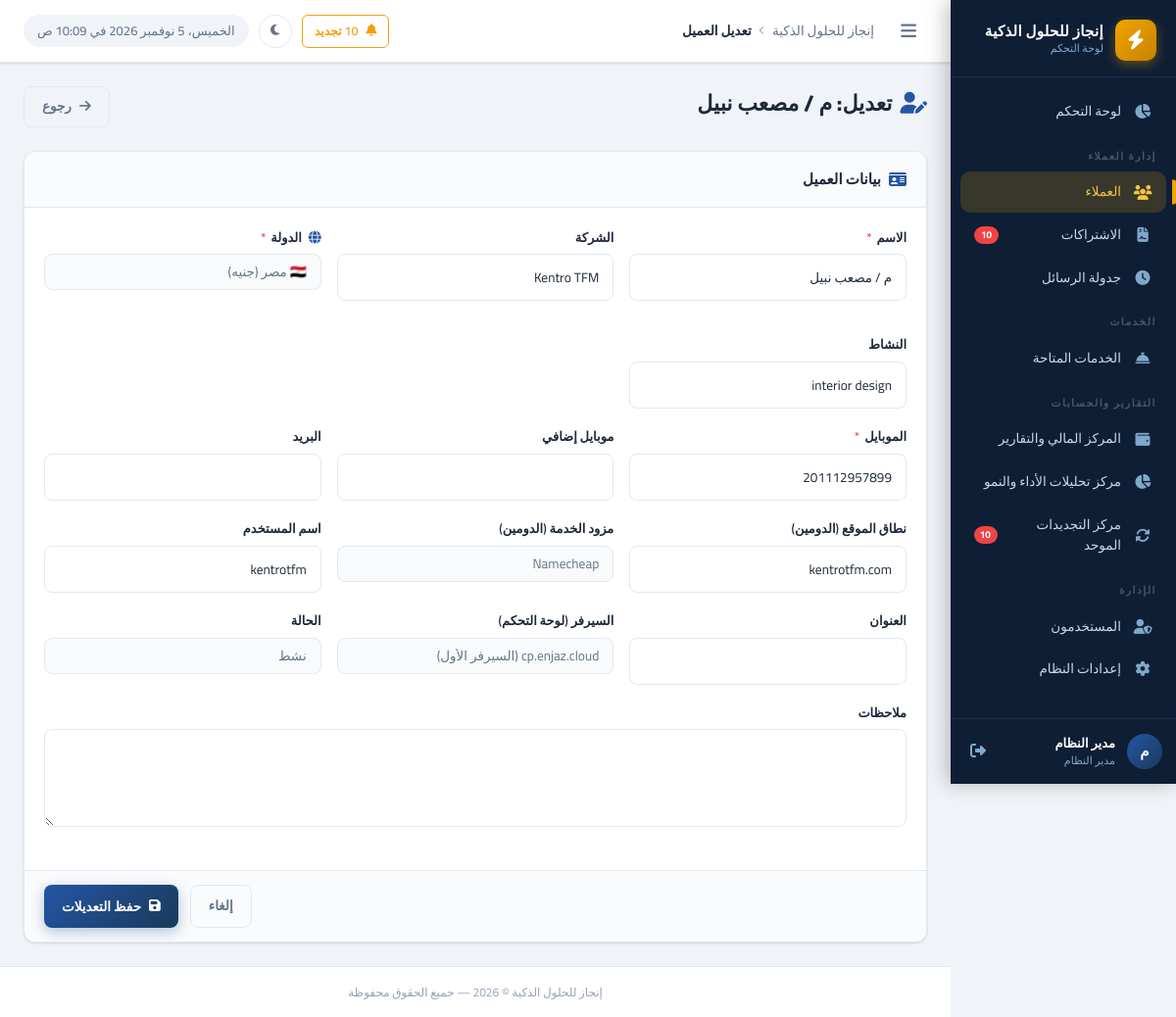
/clients/edit.php?id=2 (signed in), run on the app's committed database.
### tables this page shows
CREATE TABLE `clients` (
  `id` int UNSIGNED NOT NULL,
  `name` varchar(200) NOT NULL COMMENT 'اسم العميل',
  `company_name` varchar(200) DEFAULT NULL COMMENT 'اسم الشركة',
  `mobile` varchar(20) NOT NULL COMMENT 'رقم الموبايل',
  `mobile_2` varchar(20) DEFAULT NULL COMMENT 'رقم موبايل إضافي',
  `activity` varchar(200) DEFAULT NULL COMMENT 'النشاط التجاري',
  `country` varchar(10) NOT NULL DEFAULT 'EG',
  `domain` varchar(255) DEFAULT NULL,
  `domain_provider` varchar(100) DEFAULT NULL,
  `username_note` varchar(200) DEFAULT NULL COMMENT 'اسم المستخدم (للإشارة)',
  `server_panel` varchar(100) NOT NULL DEFAULT 'cp.enjaz.cloud',
  `email` varchar(200) DEFAULT NULL,
  `address` text,
  `notes` text,
  `status` tinyint(1) NOT NULL DEFAULT '1' COMMENT '1=نشط, 0=موقوف',
  `created_by` int UNSIGNED DEFAULT NULL,
  `created_at` datetime NOT NULL DEFAULT CURRENT_TIMESTAMP,
  `updated_at` datetime NOT NULL DEFAULT CURRENT_TIMESTAMP ON UPDATE CURRENT_TIMESTAMP
);

### includes/functions.php (called while the page is built, shortened)
<?php
function getSupportedCountries(): array {
    return [
        'EG' => ['name' => 'مصر', 'flag' => '🇪🇬', 'code' => '+20', 'currency' => 'EGP', 'currency_label' => 'جنيه'],
        'SA' => ['name' => 'السعودية', 'flag' => '🇸🇦', 'code' => '+966', 'currency' => 'SAR', 'currency_label' => 'ريال'],
        'OM' => ['name' => 'سلطنة عمان', 'flag' => '🇴🇲', 'code' => '+968', 'currency' => 'OMR', 'currency_label' => 'ريال عماني'],
        'SD' => ['name' => 'السودان', 'flag' => '🇸🇩', 'code' => '+249', 'currency' => 'SDG', 'currency_label' => 'جنيه سوداني'],
        'ID' => ['name' => 'إندونيسيا', 'flag' => '🇮🇩', 'code' => '+62', 'currency' => 'IDR', 'currency_label' => 'روبية / أخرى'],
        'AE' => ['name' => 'الإمارات', 'flag' => '🇦🇪', 'code' => '+971', 'currency' => 'AED', 'currency_label' => 'درهم'],
        'KW' => ['name' => 'الكويت', 'flag' => '🇰🇼', 'code' => '+965', 'currency' => 'KWD', 'currency_label' => 'دينار كويتي'],
        'QA' => ['name' => 'قطر', 'flag' => '🇶🇦', 'code' => '+974', 'currency' => 'QAR', 'currency_label' => 'ريال قطري'],
        'BH' => ['name' => 'البحرين', 'flag' => '🇧🇭', 'code' => '+973', 'currency' => 'BHD', 'currency_label' => 'دينار بحريني'],
        'OTHER' => ['name' => 'دولة أخرى', 'flag' => '🌐', 'code' => '', 'currency' => 'USD', 'currency_label' => 'دولار / أخرى'],
    ];
}
function e(mixed $value): string {
    return htmlspecialchars((string)$value, ENT_QUOTES, 'UTF-8');
}

### clients/edit.php (the view, shortened to what this page needs)
<?php
$db = getDB();
$id = (int)($_GET['id'] ?? 0);
$clientStmt = $db->prepare("SELECT * FROM clients WHERE id = ?");
$clientStmt->execute([$id]);
$client = $clientStmt->fetch();
$formData = $client;
require_once INCLUDES_PATH . '/header.php';
?>
<div class="page-header">
  <div class="page-header-text">
    <h1 class="page-title"><i class="fas fa-user-edit" style="color:var(--primary-light);margin-left:8px;"></i>تعديل: <?= e($client['name']) ?></h1>
  </div>
  <div class="page-actions">
    <a href="view.php?id=<?= $id ?>" class="btn btn-outline"><i class="fas fa-arrow-right"></i> رجوع</a>
  </div>
</div>
<form method="POST" action="edit.php?id=<?= $id ?>" data-validate>
  <div class="card">
    <div class="card-header"><span class="card-title"><i class="fas fa-id-card"></i> بيانات العميل</span></div>
    <div class="card-body">
      <div class="form-row">
        <div class="form-group" style="flex:1.5;">
          <label class="form-label" for="name">الاسم <span class="required">*</span></label>
          <input type="text" id="name" name="name" class="form-control" value="<?= e($formData['name']) ?>" required>
        </div>
        <div class="form-group" style="flex:1.2;">
          <label class="form-label" for="company_name">الشركة</label>
          <input type="text" id="company_name" name="company_name" class="form-control" value="<?= e($formData['company_name']) ?>">
        </div>
        <div class="form-group" style="flex:1;">
          <label class="form-label" for="country"><i class="fas fa-globe" style="margin-left:4px;color:var(--primary-light);"></i> الدولة <span class="required">*</span></label>
          <select id="country" name="country" class="form-control" required>
            <?php
            $currentCountry = $formData['country'] ?? 'EG';
            foreach (getSupportedCountries() as $code => $cInfo):
            ?>
              <option value="<?= e($code) ?>" <?= ($currentCountry === $code) ? 'selected' : '' ?>>
                <?= $cInfo['flag'] ?> <?= e($cInfo['name']) ?> (<?= $cInfo['currency_label'] ?>)
              </option>
            <?php endforeach; ?>
          </select>
        </div>
        <div class="form-group" style="flex:1;">
          <label class="form-label" for="activity">النشاط</label>
          <input type="text" id="activity" name="activity" class="form-control" value="<?= e($formData['activity']) ?>">
        </div>
      </div>
      <div class="form-row">
        <div class="form-group">
          <label class="form-label" for="mobile">الموبايل <span class="required">*</span></label>
          <input type="tel" id="mobile" name="mobile" class="form-control" value="<?= e($formData['mobile']) ?>" required>
        </div>
        <div class="form-group">
          <label class="form-label" for="mobile_2">موبايل إضافي</label>
          <input type="tel" id="mobile_2" name="mobile_2" class="form-control" value="<?= e($formData['mobile_2']) ?>">
        </div>
        <div class="form-group">
          <label class="form-label" for="email">البريد</label>
          <input type="email" id="email" name="email" class="form-control" value="<?= e($formData['email']) ?>" dir="ltr">
        </div>
      </div>
      <div class="form-row">
        <div class="form-group">
          <label class="form-label" for="domain">نطاق الموقع (الدومين)</label>
          <input type="text" id="domain" name="domain" class="form-control" value="<?= e($formData['domain']) ?>" placeholder="example.com" dir="ltr">
        </div>
        <div class="form-group">
          <label class="form-label" for="domain_provider">مزود الخدمة (الدومين)</label>
          <?php
          $providers = ['GoDaddy', 'Hostinger', 'Namecheap', 'Cloudflare', 'Dynadot', 'Hostgator', 'Bluehost', 'إنجاز للحلول الذكية'];
          ?>
          <select id="domain_provider_select" class="form-control" onchange="onProviderChange(this)">
            <?php foreach ($providers as $prov): ?>
              <option value="<?= e($prov) ?>" <?= $formData['domain_provider'] === $prov ? 'selected' : '' ?>><?= e($prov) ?></option>
            <?php endforeach; ?>
          </select>
        </div>
        <div class="form-group">
          <label class="form-label" for="username_note">اسم المستخدم</label>
          <input type="text" id="username_note" name="username_note" class="form-control" value="<?= e($formData['username_note']) ?>">
        </div>
      </div>
      <div class="form-row">
        <div class="form-group">
          <label class="form-label" for="address">العنوان</label>
          <input type="text" id="address" name="address" class="form-control" value="<?= e($formData['address']) ?>">
        </div>
        <div class="form-group">
          <label class="form-label" for="server_panel">السيرفر (لوحة التحكم)</label>
          <select id="server_panel" name="server_panel" class="form-control">
            <option value="cp.enjaz.cloud" <?= $formData['server_panel'] === 'cp.enjaz.cloud' ? 'selected' : '' ?>>cp.enjaz.cloud (السيرفر الأول)</option>
          </select>
        </div>
        <div class="form-group">
          <label class="form-label" for="status">الحالة</label>
          <select id="status" name="status" class="form-control">
            <option value="1" <?= $formData['status'] ? 'selected' : '' ?>>نشط</option>
          </select>
        </div>
      </div>
      <div class="form-group">
        <label class="form-label" for="notes">ملاحظات</label>
        <textarea id="notes" name="notes" class="form-control" rows="3"><?= e($formData['notes']) ?></textarea>
      </div>
    </div>
    <div class="card-footer">
      <div style="display:flex;gap:12px;justify-content:flex-end;">
        <a href="view.php?id=<?= $id ?>" class="btn btn-outline">إلغاء</a>
        <button type="submit" class="btn btn-primary"><i class="fas fa-save"></i> حفظ التعديلات</button>
      </div>
    </div>
  </div>
</form>
<?php require_once INCLUDES_PATH . '/footer.php'; ?>

### assets/css/style.css (style rules this page uses)
:root { --primary: #1a3a5c; --primary-light: #2456a4; --primary-dark: #0e2340; --accent: #f0a500; --accent-light: #f5c442; --accent-dark: #c88200; --success: #22c55e; --success-light: #dcfce7; --warning: #f59e0b; --warning-light: #fef3c7; --danger: #ef4444; --danger-light: #fee2e2; --info: #3b82f6; --info-light: #dbeafe; --secondary: #6b7280; --secondary-light:#f3f4f6; --sidebar-bg: #0e1e35; --sidebar-width: 230px; --sidebar-item-hover: rgba(240, 165, 0, 0.12); --sidebar-active-bg: rgba(240, 165, 0, 0.18); --sidebar-text: #c8d8ea; --sidebar-icon: #7fa8c9; --topbar-height: 64px; --content-bg: #f0f4f8; --card-bg: #ffffff; --border-color: #e2e8f0; --border-radius: 12px; --border-radius-sm: 8px; --border-radius-lg: 16px; --font-family: 'Cairo', sans-serif; --text-primary: #1e293b; --text-secondary: #64748b; --text-muted: #94a3b8; --shadow-sm: 0 1px 3px rgba(0,0,0,.08), 0 1px 2px rgba(0,0,0,.06); --shadow-md: 0 4px 6px rgba(0,0,0,.07), 0 2px 4px rgba(0,0,0,.06); --shadow-lg: 0 10px 25px rgba(0,0,0,.1), 0 4px 10px rgba(0,0,0,.05); --shadow-xl: 0 20px 40px rgba(0,0,0,.12); --transition: all .22s cubic-bezier(.4,0,.2,1); }
*, *::before, *::after { box-sizing: border-box; margin: 0; padding: 0; }
html { direction: rtl; font-size: 13px; scroll-behavior: smooth; overflow-x: hidden; }
body { font-family: var(--font-family); background: var(--content-bg); color: var(--text-primary); min-height: 100vh; overflow-x: hidden; line-height: 1.6; }
a { color: var(--primary-light); text-decoration: none; transition: var(--transition); }
.page-header { display: flex; align-items: flex-start; justify-content: space-between; margin-bottom: 24px; gap: 16px; flex-wrap: wrap; }
.page-header-text .page-title { font-size: 22px; font-weight: 800; color: var(--text-primary); margin-bottom: 4px; }
.page-actions { display: flex; gap: 10px; align-items: center; flex-wrap: wrap; }
.card { background: var(--card-bg); border-radius: var(--border-radius); border: 1px solid var(--border-color); box-shadow: var(--shadow-sm); overflow: hidden; transition: var(--transition); }
.card-header { display: flex; align-items: center; justify-content: space-between; padding: 16px 20px; border-bottom: 1px solid var(--border-color); background: #fafbfc; gap: 12px; }
.card-title { font-size: 15px; font-weight: 700; color: var(--text-primary); display: flex; align-items: center; gap: 8px; }
.card-title i { color: var(--primary-light); font-size: 16px; }
.card-body { padding: 20px; }
.card-footer { padding: 14px 20px; border-top: 1px solid var(--border-color); background: #fafbfc; }
.btn { display: inline-flex; align-items: center; gap: 8px; padding: 9px 18px; border-radius: var(--border-radius-sm); font-family: var(--font-family); font-size: 13.5px; font-weight: 600; cursor: pointer; border: none; outline: none; transition: var(--transition); white-space: nowrap; text-decoration: none; }
.btn-primary { background: linear-gradient(135deg, var(--primary-light), var(--primary)); color: #fff; box-shadow: 0 4px 14px rgba(36,86,164,.35); }
.btn-outline { background: transparent; border: 1.5px solid var(--border-color); color: var(--text-secondary); }
.form-group { margin-bottom: 18px; }
.form-label { display: block; font-size: 13px; font-weight: 600; color: var(--text-primary); margin-bottom: 7px; }
.form-label .required { color: var(--danger); margin-right: 2px; }
.form-control { width: 100%; padding: 10px 14px; border: 1.5px solid var(--border-color); border-radius: var(--border-radius-sm); font-family: var(--font-family); font-size: 13.5px; color: var(--text-primary); background: #fff; transition: var(--transition); outline: none; direction: rtl; }
.form-control:read-only { background: #f8fafc; color: var(--text-secondary); }
select.form-control { cursor: pointer; appearance: none; background-repeat: no-repeat; background-position: left 12px center; padding-left: 36px; }
textarea.form-control { resize: vertical; min-height: 90px; }
.form-row { display: grid; grid-template-columns: repeat(auto-fit, minmax(220px, 1fr)); gap: 16px; }
.btn { transition: all 0.2s cubic-bezier(0.4, 0, 0.2, 1); }

### data on the page
clients: name "م / مصعب نبيل", company_name "Kentro TFM", country "🇪🇬 مصر (جنيه)", activity "interior design", mobile "201112957899", domain "kentrotfm.com", username_note "kentrotfm", server_panel "cp.enjaz.cloud (السيرفر الأول)", status "نشط"

### other printed values
$companyName "إنجاز للحلول الذكية"
$renewalCount "10"
$userInitial "م"
$userName "مدير النظام"
$userRole "مدير النظام"
$pageTitle "تعديل العميل"
form field value "Namecheap"
